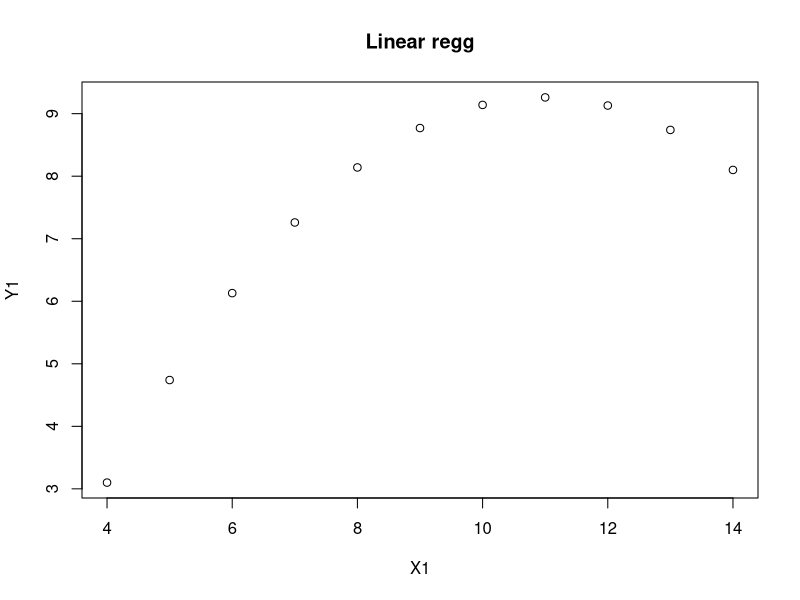

The R script that drew this image:
#to load the datasets that has rows and coloumns
?anscombe
data("anscombe")
str(anscombe)
head(anscombe)
anscombe
View(anscombe)
print(anscombe$x1)
anscombe$x2
plot(anscombe$x1,anscombe$y2,xlab = "X1",ylab = "Y1",main="Linear regg")
var1<-c(1,2,3,4,5)
rm(var1)
rm(list=ls())